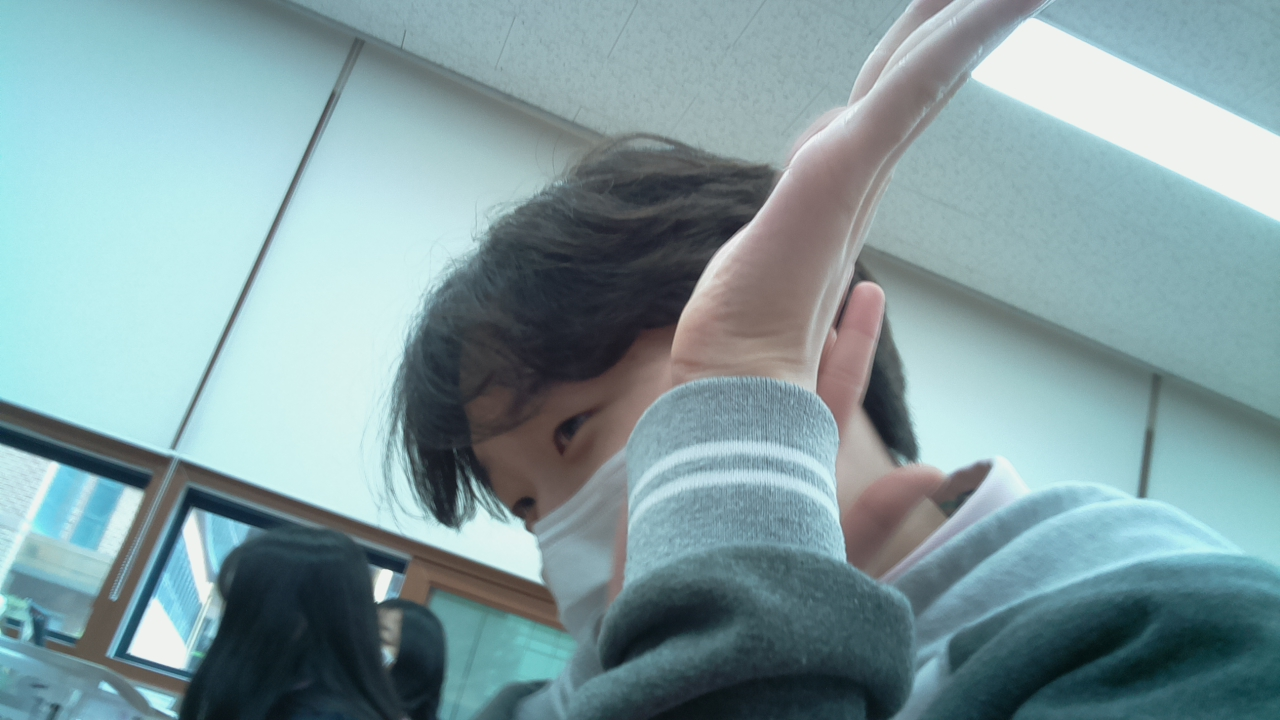
#> input picture 06_multimedia/민우.jpg, 1280 x 720 px
$ python opencv_image_gray.py
#> lines starting #> are read from the running program, lines starting #| are printed output that depends on the picture
import cv2

img = cv2.imread('민우.jpg')
#> img is the input picture: shape (720, 1280, 3); mean B, G, R 159.7, 155.5, 128.8
img2 = cv2.resize(img,(600,400))
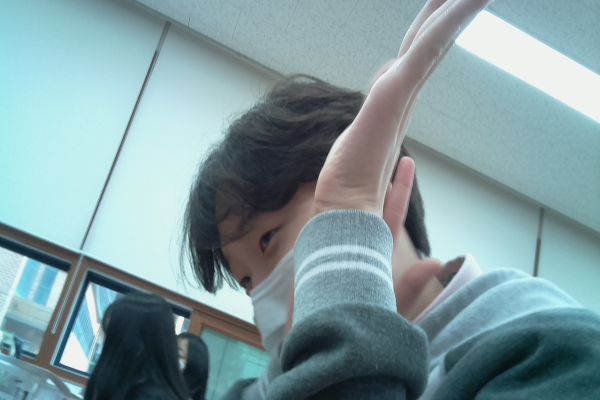
#> img2: shape (400, 600, 3); mean B, G, R 159.6, 155.4, 128.7

gray= cv2.cvtColor(img,cv2.COLOR_BGR2GRAY)
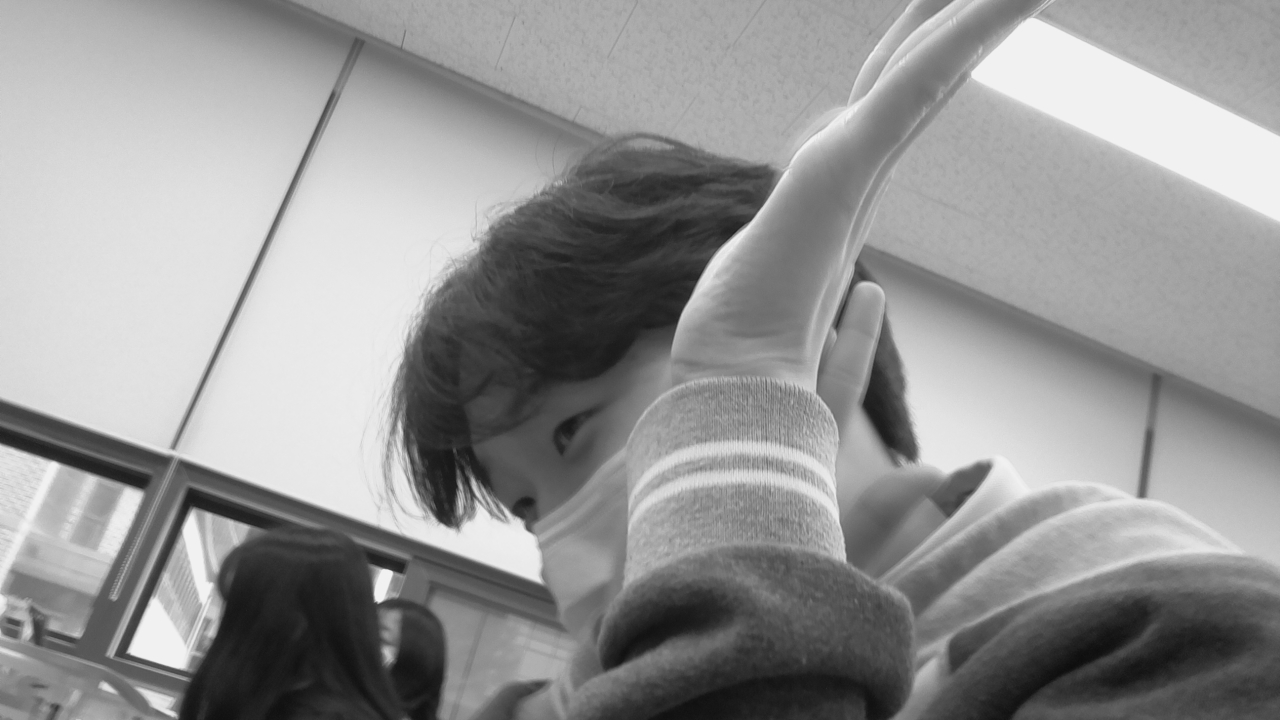
#> gray: shape (720, 1280); min 12, max 242, mean 148

cv2.imshow('민우',gray)

cv2.waitKey(0)

cv2.destroyAllWindows()

$ run again, with 06_multimedia/genius.jpg copied over 06_multimedia/민우.jpg
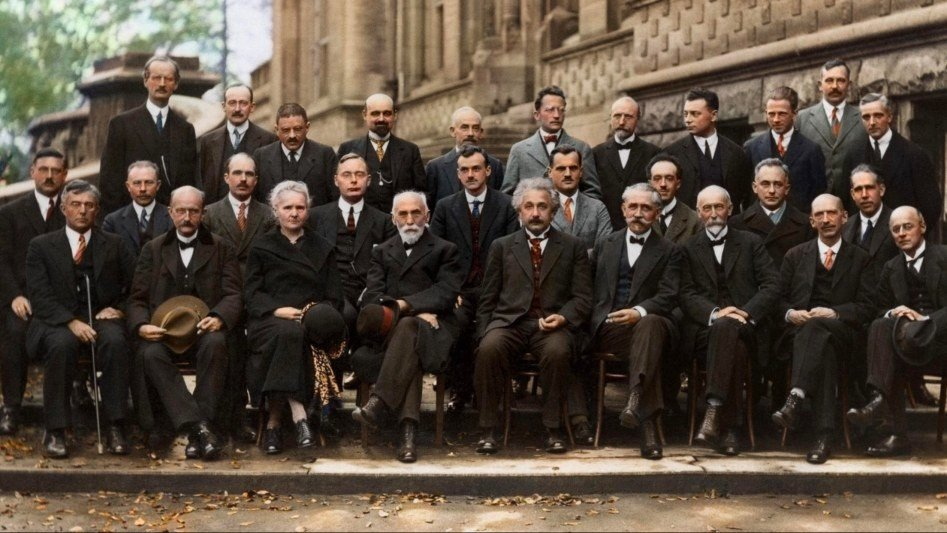
#> input picture 06_multimedia/genius.jpg, 947 x 533 px
#> img is the input picture: shape (533, 947, 3); mean B, G, R 62.1, 74.7, 87.4
#> `img2 = cv2.resize(img,(600,400))`:
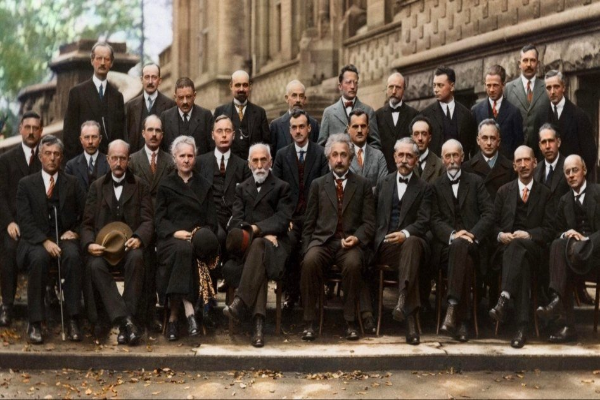
#> img2: shape (400, 600, 3); mean B, G, R 61.9, 74.5, 87.2
#> `gray= cv2.cvtColor(img,cv2.COLOR_BGR2GRAY)`:
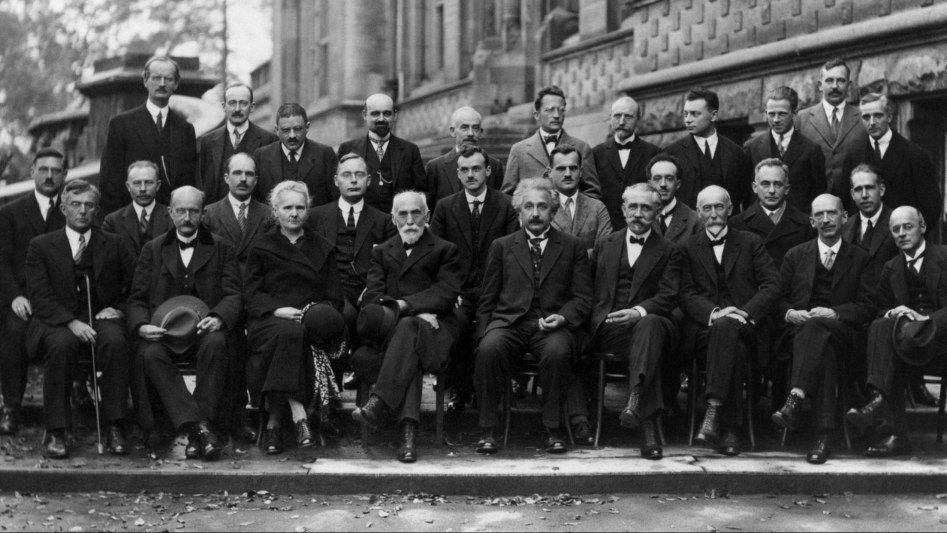
#> gray: shape (533, 947); min 0, max 247, mean 77
